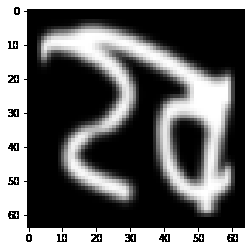
#> input picture real_36/download (1).png, 251 x 251 px, found by its file name; its folder holds 4 pictures in this run
$ python img_resizer_script.py
#> lines starting #> are read from the running program, lines starting #| are printed output that depends on the picture
import cv2
import os

source = "/home/basant/Downloads/GAN_WORKSPACE/minor project/paper writing on minor project/performance_parameter/real_36"
destination = "/home/basant/Downloads/GAN_WORKSPACE/minor project/paper writing on minor project/performance_parameter/real_36_resized"


IMG_SIZE = 64

for img in os.listdir(source):
    img_array = cv2.imread(os.path.join(source, img), cv2.IMREAD_GRAYSCALE)
#> img_array is the input picture: shape (251, 251); min 0, max 255, mean 106.7
    resized = cv2.resize(img_array, (IMG_SIZE, IMG_SIZE), interpolation=cv2.INTER_AREA)
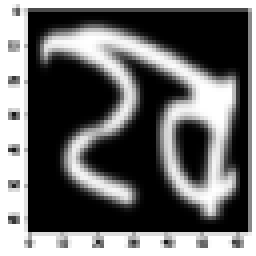
#> resized: shape (64, 64) (shown 4 times larger); min 0, max 255, mean 106.7
    cv2.imwrite(os.path.join(destination, img), resized)
#> pass 2 of the loop `for img in os.listdir(source):`:
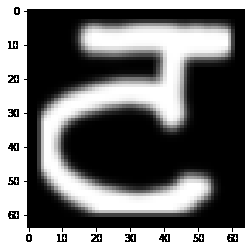
#> input picture real_36/download (10).png, 251 x 251 px, found by its file name
#> img_array is the input picture: shape (251, 251); min 0, max 255, mean 116.6
#> `resized = cv2.resize(img_array, (IMG_SIZE, IMG_SIZE), interpolation=cv..`:
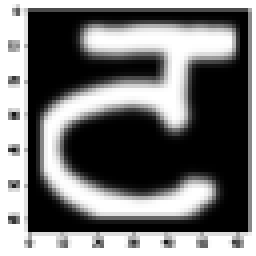
#> resized: shape (64, 64) (shown 4 times larger); min 0, max 255, mean 116.5
#> pass 3 of the loop `for img in os.listdir(source):`:
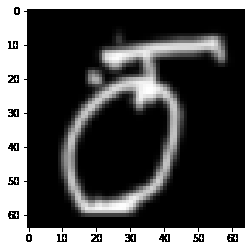
#> input picture real_36/download (11).png, 251 x 251 px, found by its file name
#> img_array is the input picture: shape (251, 251); min 0, max 255, mean 82.1
#> `resized = cv2.resize(img_array, (IMG_SIZE, IMG_SIZE), interpolation=cv..`:
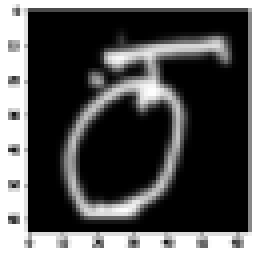
#> resized: shape (64, 64) (shown 4 times larger); min 0, max 255, mean 82.1
#> the loop made 4 passes; the first 3 are shown
